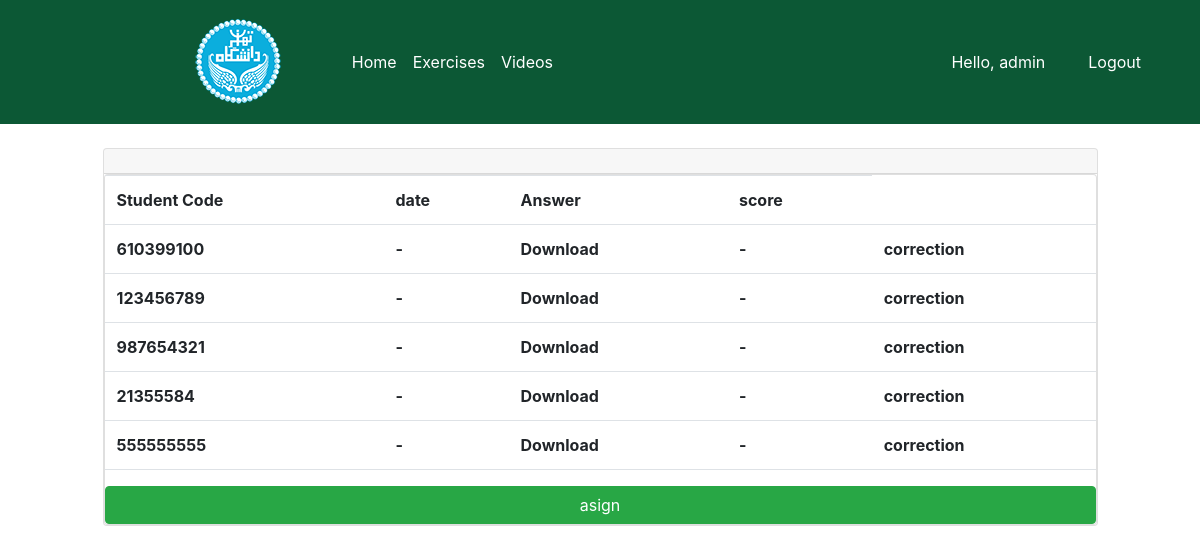
/menu_ostad/tamrin/19/ (signed in), run on an earlier commit of the app's database.
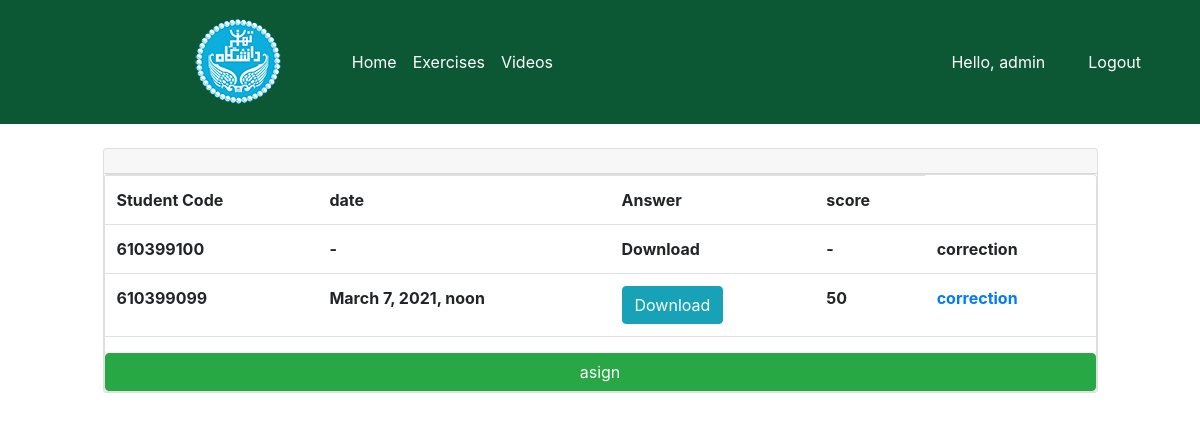
And on a later commit of the database.
### users/models.py (models this page shows, shortened)
class Responder(models.Model):  #customer
    user = models.OneToOneField(User, null=True, on_delete=models.CASCADE)
    username = models.CharField(max_length=50, null=True)
    def __str__(self):
        return str(self.username)

class Answers(models.Model):  #product
    responder = models.ForeignKey(Responder, null=True, on_delete=models.SET_NULL)
    document = models.FileField(upload_to='files/', null=True)
    upload_time = models.DateTimeField(auto_now_add=True)
    tamrin = models.ManyToManyField(Tamrin)
    score = models.CharField(max_length=50, null=True, blank=True)

### users/views.py (the view)
# urls.py: path('menu_ostad/tamrin/<int:tamrin_id>/', OstadDetailTamrin.as_view(), name='detail_tamrin_ostad'),
class OstadDetailTamrin(View):
    @method_decorator(login_required(login_url='login'))
    @method_decorator(allowed_users(allowed_roles=['ostad']))
    def get(self, request, tamrin_id):
        resp = Responder.objects.all()
        tmp = []
        for i in resp:
            try:
                g = Answers.objects.get(responder__id=i.id, tamrin__id=tamrin_id)
                tmp.append([i, g])
            except:
                g = 0
                tmp.append([i, g])
        return render(request, 'users/tamrin_detail_ostad.html', {'tamrin':tmp})

### users/decorator.py (called while the page is built)
def allowed_users(allowed_roles=[]):
    def decorator(view_func):
        def wrapper_func(request, *args, **kwargs):
            group = None
            if request.user.groups.exists():
                group = request.user.groups.all()[0].name
            if group in allowed_roles:
                return view_func(request, *args, **kwargs)
            else:
                return HttpResponse(group)
        return wrapper_func
    return decorator

### users/templates/users/tamrin_detail_ostad.html
{% extends 'users/base.html' %}
{% load static %}
{% block content %}
<br>
<div class="row">
    <div class="col-md-10" style="margin-right:auto;margin-left:auto">
        <div class="card ">
            <h5 class="text-center card-header" style="background-color: balck">{{ name }}</h5>
            <div class = card card-body>
                <table class="table">
                    <tr>
                        <th>Student Code</th>
                        <th>date</th>
                        <th>Answer</th>
                        <th>score</th>
                    </tr>
                        {% for j,i in tamrin %}
                            {% if i != 0 %}
                                <tr>
                                    <th>{{ i.responder }}</th>
                                    <th>{{ i.upload_time }}</th>
                                    <th><a href="../../../medias/{{ i.document.name }}" class="btn btn-info">Download</a></th>
                                    <th>{{ i.score }}</th>
                                    <th><a href="{% url 'tamrin_detail_ostad_correction' i.id %}">correction</a></th>
                                </tr>
                            {% else %}
                                <tr>
                                    <th>{{ j.username }}</th>
                                    <th>-</th>
                                    <th>Download</th>
                                    <th>-</th>
                                    <th>correction</th>
                                </tr>
                            {% endif%}
                        {% endfor %}
                </table>
                <input type="submit" value="asign" class="btn btn-success">
            </div>
        </div>
    </div>
</div>
{% endblock %}

### users/templates/users/base.html (shortened to what this page needs)
{% load static %}
<!doctype html>
<html lang="en">
  <head>
    <link href="https://cdn.jsdelivr.net/npm/bootstrap@5.0.0-beta2/dist/css/bootstrap.min.css" rel="stylesheet">
    <link href="//maxcdn.bootstrapcdn.com/bootstrap/4.1.1/css/bootstrap.min.css" rel="stylesheet" id="bootstrap-css">
    <link type="text/css" rel="stylesheet" href="{% static '/css/main.css' %}">
  </head>
  <body>
    <nav class="navbar navbar-expand-lg navbar-dark bg-dark">
      <img src="{% static 'medias/images/logo.png' %}" alt="logo" style="width:8=90px; padding:10px; margin-left:10%">
      <div class="collapse navbar-collapse" id="navbarNav">
        <ul class="navbar-nav">
          {% if request.user.is_staff %}
            <li class="nav-item active">
              <a class="nav-link" href="{% url 'menu_ostad' %}">Home <span class="sr-only">(current)</span></a>
            </li>
            <li class="nav-item active">
              <a class="nav-link" href="{% url 'tamrin_ostad' %}">Exercises <span class="sr-only">(current)</span></a>
            </li>
            <li class="nav-item active">
              <a class="nav-link" href="{% url 'video_ostad' %}">Videos <span class="sr-only">(current)</span></a>
            </li>
          {% endif %}
        </ul>
      </div>
      <span style="color:white;margin-right:30px">Hello, {{request.user}}</span>
      <span><a style="color:white;margin-right:30px" href="{% url 'logout' %}" class="btn">Logout</a></span>
    </nav>
    {% block content%}
    {% endblock %}
  </body>
</html>

### static/css/main.css (style rules this page uses)
.bg-dark { background-color: #0C5835 !important; }

### users/templates/users/base.html (style rules this page uses)
.bg-dark { background-color: #0C5835 !important; }

What changed in the data, as far as the page shows it:
removed Responder: username "123456789"
removed Responder: username "987654321"
removed Responder: username "21355584"
removed Responder: username "555555555"
added Responder: responder "610399099", upload_time "March 7, 2021, noon", score "50"
